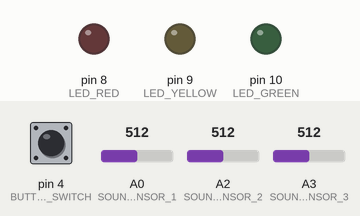
This sketch was run on a simulated Arduino Uno, built with avr-gcc and run on an emulated ATmega328P. Shown: output pins drawn as LEDs (lit = HIGH). The inputs (shaded band) are chosen by the test bench; at power-on: pin 4 (BUTTON_SWITCH) LOW, A0 (SOUND_SENSOR_1) = 512, A2 (SOUND_SENSOR_2) = 512, A3 (SOUND_SENSOR_3) = 512. No radio packets arrive unless stated.

Above: at 1.2 s.
1.3 s: pin 4 (BUTTON_SWITCH) pulled HIGH for 0.15 s
At 3.1 s:
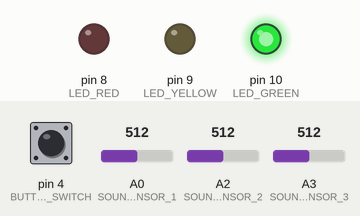
At 4.1 s:
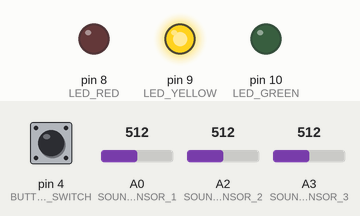
Timing chart, 0 to 6.8 s (numbered marks = the images above; inputs shaded):
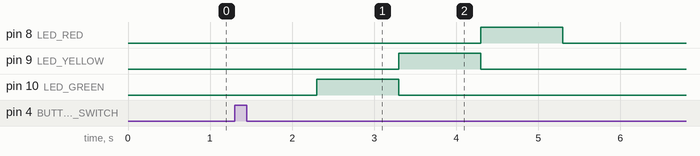

Measured:
- after the input at 1.3 s, pin 8 (LED_RED): LOW → HIGH after 3.0 s, → LOW 1.0 s later; pin 9 (LED_YELLOW): LOW → HIGH after 2.0 s, → LOW 1.0 s later; pin 10 (LED_GREEN): LOW → HIGH after 1.0 s, → LOW 1.0 s later

The sketch:

Sound_Detection.ino
```cpp
/*
  DÉTECTION DU SON :

  ...
*/


/*
  1. VARIABLES
  2. SETUP
  3. MÉTHODES
  4. LOOP
*/


/* ======================================================================================== *\
|  ======================================================================> 1. VARIABLES
\* ======================================================================================== */

#include <Arduino.h>
#include <RH_ASK.h>
#include <SPI.h> // Not actually used but needed to compile

#define COMMON_ANODE

RH_ASK driver;

const int SOUND_SENSOR_1 = A0;
const int SOUND_SENSOR_2 = A2;
const int SOUND_SENSOR_3 = A3;
const int SOUND_SENSOR_4 = A5;

const int BUTTON_SWITCH = 4;

const int LED_GREEN = 10;
const int LED_YELLOW = 9;
const int LED_RED = 8;

const char *msg = "Hello world!"; // Message à envoyer via le module RF 433Mhz.

const int ACTIVATION_DELAY = 1000;
const int DETECTION_DELAY = 1000;

const int INPUTS = 5;
const byte inputPins[INPUTS] = {SOUND_SENSOR_1, SOUND_SENSOR_2, SOUND_SENSOR_3, SOUND_SENSOR_4};

const int THRESHOLD = 2;
const int SMOOTHNESS = 20;          // Nombre d'échantillon à prendre en compte.

int readings[INPUTS][SMOOTHNESS];   // Lectures provenant des capteurs d'une taille de "SMOOTHNESS".
int readIndex[INPUTS] = {0, 0};     // Index de la lecture en cours.
int total[INPUTS] = {0, 0};         // Somme des échantillons.
int average[INPUTS] = {0, 0};       // Moyenne des échantillons.

bool systemArmed = false;

int counter = 0;
int warningLevel = 0;


/* ======================================================================================== *\
|  ======================================================================> 2. SETUP
\* ======================================================================================== */

void setup() {
  // Initialisation de la communication à un débit de 9600 bits/seconde :
  Serial.begin(9600);

  // Définition du mode de chacune des pattes utilisées :
  pinMode(SOUND_SENSOR_1, INPUT);
  pinMode(SOUND_SENSOR_2, INPUT);
  pinMode(SOUND_SENSOR_3, INPUT);
  pinMode(SOUND_SENSOR_4, INPUT);

  pinMode(LED_GREEN, OUTPUT);
  pinMode(LED_YELLOW, OUTPUT);
  pinMode(LED_RED, OUTPUT);

  pinMode(BUTTON_SWITCH, INPUT);

  // Initialisation de toutes les lectures d'échantillons à 0 :
  resetReadings();

  if (!driver.init())
  {
    Serial.println("init failed");
  }
}


/* ======================================================================================== *\
|  ======================================================================> 3. MÉTHODES
\* ======================================================================================== */

void resetReadings() {
  for (int i = 0; i < INPUTS; i++) {
    for (int thisReading = 0; thisReading < SMOOTHNESS; thisReading++) {
      readings[i][thisReading] = 0;
    }
  }
}


void armSystem() {
  systemArmed = true;
}


void disarmSystem() {
  systemArmed = false;
}


void smoothing() {
  for (int i = 0; i < INPUTS; i++) {
    // Soustraction de la dernière lecture :
    total[i] = total[i] - readings[i][readIndex[i]];
    // Lecture d'un échantillon provenant du capteur :
    readings[i][readIndex[i]] = analogRead(inputPins[i]);
    // Ajout de cet échantillon au total :
    total[i] = total[i] + readings[i][readIndex[i]];
    // On passe à la position suivante :
    readIndex[i] = readIndex[i] + 1;
    // Si on est à la fin du tableau, on recommence :
    if (readIndex[i] >= SMOOTHNESS) {
      readIndex[i] = 0;
    }
    // Calcul de la moyenne des échantillons pour le capteur "i" :
    average[i] = total[i] / SMOOTHNESS;
  }
}


void watchSamples() {
  for (int i = 0; i < INPUTS; i++) {
    if (average[i] >= THRESHOLD && systemArmed) {
      warningLevel = warningLevel + 1;
    }
  }
}


// void setColor(int red, int green, int blue)
// {
//   #ifdef COMMON_ANODE
//     red = 255 - red;
//     green = 255 - green;
//     blue = 255 - blue;
//   #endif
//   analogWrite(RGB_RED, red);
//   analogWrite(RGB_GREEN, green);
//   analogWrite(RGB_BLUE, blue);
// }


void warn() {
  switch (warningLevel)
  {
    case 0:
      digitalWrite(LED_GREEN, HIGH);
      counter = 0;
      break;

    case 1:
      digitalWrite(LED_GREEN, LOW);
      digitalWrite(LED_YELLOW, HIGH);
      counter = 0;
      break;

    case 2:
      digitalWrite(LED_YELLOW, LOW);
      digitalWrite(LED_RED, HIGH);
      counter = 0;
      break;

    case 3:
      digitalWrite(LED_RED, LOW);
      // Envoi du signal radio :
      driver.send((uint8_t *)msg, strlen(msg));
      driver.waitPacketSent();
      delay(1000);
      break;

    default:
      break;
  }
}


/* ======================================================================================== *\
|  ======================================================================> 4. LOOP
\* ======================================================================================== */

void loop() {

  counter = counter + 1;

  // ------------------------------------------------------------------------------------->

  /*
    Si le système est éteint et que le bouton est appuyé, le système s'allume.
    Si le système est allumé et que le bouton et appuyez, le système s’éteint.
  */

  if (digitalRead(BUTTON_SWITCH) == HIGH && systemArmed == false)
  {
    delay(ACTIVATION_DELAY);
    armSystem();
  }
  else if (digitalRead(BUTTON_SWITCH) == HIGH && systemArmed == true)
  {
    disarmSystem();
    delay(ACTIVATION_DELAY);
  }

  // ------------------------------------------------------------------------------------->

  if (systemArmed) {
    for(int i = 0; i < INPUTS; i++)
    {
      if(analogRead(inputPins[i]) > THRESHOLD)
      {
        warn();
        delay(DETECTION_DELAY);
        warningLevel = warningLevel + 1;
      }
    }
  }

  delay(10);
}
```
